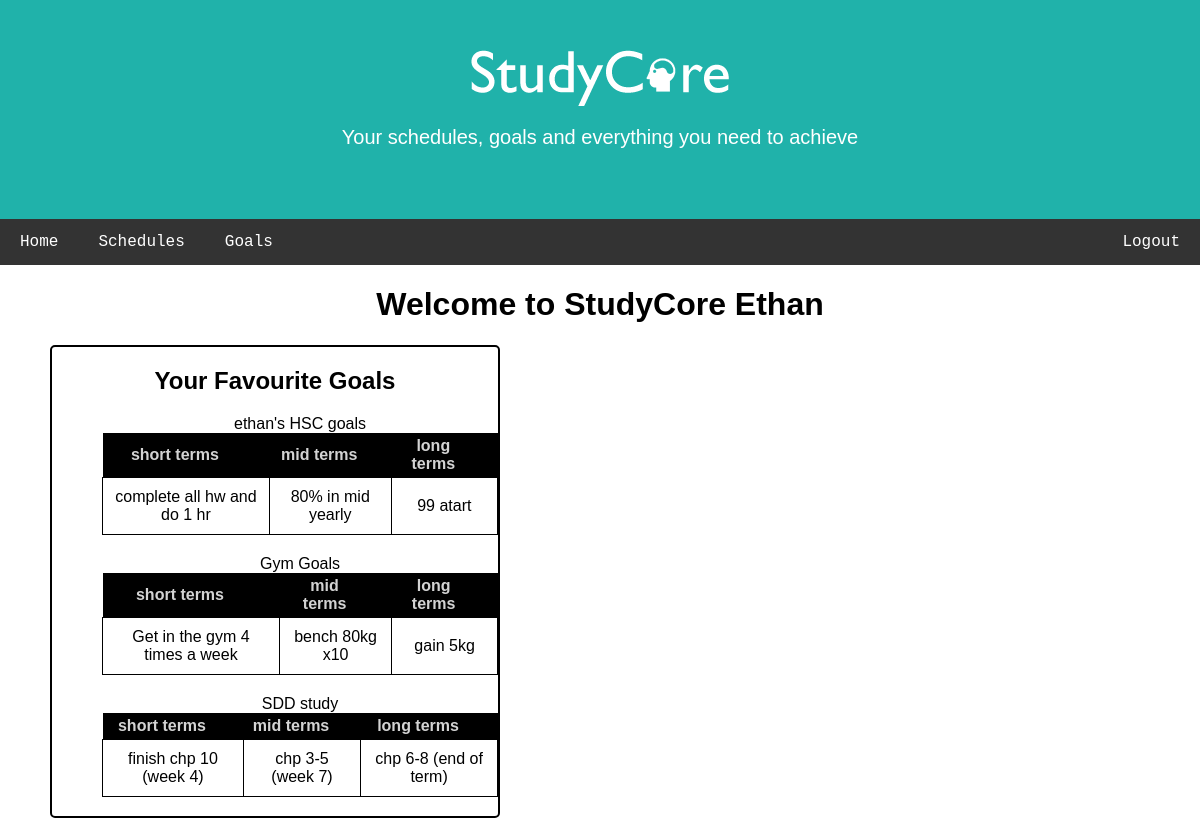
The app's page / (signed in) with its own data.
### study/models.py (models this page shows, shortened)
class Goals(models.Model):
    title = models.CharField(max_length=30)
    user = models.ForeignKey(settings.AUTH_USER_MODEL, on_delete=models.CASCADE, null = True)
    short_term = models.CharField(max_length=50)
    short_time = models.DateField()
    mid_time = models.DateField()
    long_time = models.DateField()
    mid_term = models.CharField(max_length=50)
    long_term = models.CharField(max_length=50)
    reflection = models.CharField(max_length=100, null = True)
    favorite = models.BooleanField(default=False)
    time = models.CharField(max_length=30, null = True)

### study/views.py (the view)
# urls.py: re_path(r'^$', views.home, name='home'),
def home(request):
    current_user = request.user
    recentG = Goals.objects.all()
    recentS = Schedule_Items.objects.all()
    query = Schedule.objects.filter(favorite=True)
    list = []
    for x in query:
        object = Schedule_Items.objects.filter(title = x)
        list.append(object)
    print(list)
    current_user = request.user
    args = {
        'recentG': recentG,
        'current_user': current_user,
        'recentS': recentS,
        }
    return render(request, 'home.html', args)

### study/models.py (called while the page is built)
    def __str__(self):
        return self.title.title

### study/templates/home.html (shortened to what this page needs)
{% extends "base.html" %}
{% block content %}
{% if user.is_authenticated %}
  <h1>Welcome to StudyCore {{ user.first_name }}</h1>
  <section>
  <h1>Your Favourite Goals</h1>
  {% for x in recentG %}
    {% if x.favorite and current_user == x.user %}
        <div class="favhome">
        <table>
          <caption>{{ x.title }}</caption>
          <tr>
            <th>short terms</th>
            <th>mid terms</th>
            <th>long terms</th>
          </tr>
          <tr>
            <td>{{ x.short_term }}</td>
            <td>{{ x.mid_term }}</td>
            <td>{{ x.long_term }}</td>
          </tr>
        </table>
        </div>
    {% endif %}
  {% endfor %}
  </section>
{% else %}
  <div class="boo">
    <h2>Welcome. Click on the sign up button in the top right to create an account. Already have an account? simply login!</h2>
  </div>
{% endif %}
{% endblock %}

### study/templates/base.html (shortened to what this page needs)
{% load static %}
<head>
  <link rel="stylesheet" id="ample-home-css" href="{% static 'home.css' %}" type="text/css" media="all">
  <div class="header">
    <img src="/static/Whitelogo.png" alt="">
    <p>Your schedules, goals and everything you need to achieve</p>
  </div>
</head>
<body>
<div id="bar">
  <div class="navbar">
  <a href="{% url 'home' %}" class="active">Home</a>
  <a href="{% url 'schedules' %}">Schedules</a>
  <a href="{% url 'set goals' %}">Goals</a>
  {% if user.is_authenticated %}
    <form class="logout-link" action="{% url 'logout' %}" method="post">
      <button type="submit" name="button" class="button">Logout</button>
    </form>
  {% else %}
    <a href="{% url 'sign in' %}" class="right">Sign Up</a>
    <a href="{% url 'login' %}" class="right">Login</a>
  {% endif %}
</div>
</div>
{% block content %}
{% endblock %}
</body>

### study/static/home.css (style rules this page uses)
body { margin: 0; padding: 0; text-align: center; font-family: arial; }
h1 { font-family: arial; }
p { font-family: arial; font-size: 20px; }
table th { text-align: center; background-color: black; color: lightgrey; padding: 4px 30px 4px 8px; font-family: arial; }
table td { border: 1px solid black; padding: 10px 8px 10px 8px; }
.header { padding: 50px; text-align: center; background: #20B2AA; color: white; font-size: 30px; }
.navbar { overflow: hidden; background-color: #333; position: sticky; position: -webkit-sticky; top: 0; float: none; font-family: "Anonymous Pro",monospace; }
.navbar a { float: left; display: block; color: white; text-align: center; padding: 14px 20px; text-decoration: none; transition: all .3s; }
.navbar a.active { --background-color: #666; -color: white; }
.logout-link .button { padding: 14px 20px; float: right; font-family: "Anonymous Pro",monospace; transition: all .3s; transition-property: all; transition-duration: 0.3s; transition-timing-function: ease; transition-delay: 0s; }
.button { background-color: #333; border: none; color: white; text-align: center; font-family: arial; bottom: 0; font-size: 16px; cursor: pointer; color: white; }
table { border-collapse: collapse; text-align: center; float: none; padding: 20px; }
.favhome table { margin-left: 50px; }
section { margin-left: 50px; border: 2px solid black; border-radius: 5px; margin-right: 700px; }

### records on screen
Goals: title "ethan's HSC goals", short_term "complete all hw and do 1 hr", mid_term "80% in mid yearly", long_term "99 atart"
Goals: title "Gym Goals", short_term "Get in the gym 4 times a week", mid_term "bench 80kg x10", long_term "gain 5kg"
Goals: title "SDD study", short_term "finish chp 10 (week 4)", mid_term "chp 3-5 (week 7)", long_term "chp 6-8 (end of term)"

### other values on screen
{{ user.first_name }} "Ethan"
